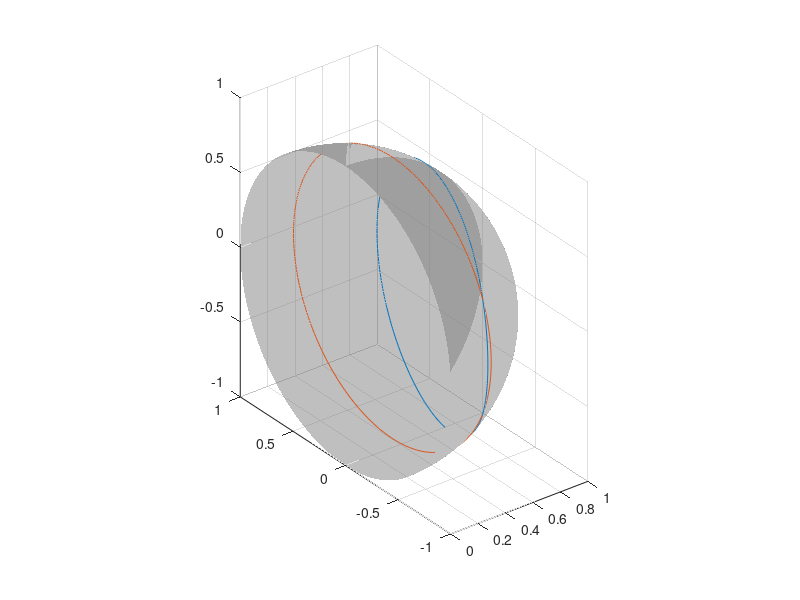

The MATLAB source for this figure:
function [] = generate_sphere()
%GENERATE_SPHERE Summary of this function goes here
%   Detailed explanation goes here
[x,y,z] = sphere(100);

hs = surf(x, y, z);
set(hs, 'FaceColor', [0.5 0.5 0.5]);
set(hs, 'FaceAlpha', 0.5);
set(hs, 'EdgeColor', 'none');

axis equal;
zlim([-1, 1])
ylim([-1, 1])
xlim([0, 1])

hold on;

fi = deg2rad(0:1:360);
theta = ones(size(fi))*deg2rad(57);
alpha = deg2rad(-15);
theta_prim = [];
fi_temp = [];
for j=1:size(fi')
    psi = [cos(theta(j)/2), exp(1i*fi(j))*sin(theta(j)/2)];
    R = [cos(alpha/2), -1i*sin(alpha/2); -1i*sin(alpha/2), cos(alpha/2)];
    
    psi_prim = R*psi';
    theta_prim(j) = 2*atan2(abs(psi_prim(2)), abs(psi_prim(1)));
    fi_temp(j) = -angle(psi_prim(2))-angle(psi_prim(1));

end

[z, y, x] = sph2cart(fi_temp, deg2rad(90)-theta_prim, 1);
plot3(x, y, z, '-');

hold on;

%%%%%%%%%%%%%%%
% suns exp boundaries
%%%%%%%%%%%%%%%

fi = 0:1:360;
theta = ones(size(fi))*70;

[z, y, x] = sph2cart(deg2rad(fi), deg2rad(90-theta), 1);
plot3(x, y, z, '-');

%%%%%%%%%%%%%%%

end

